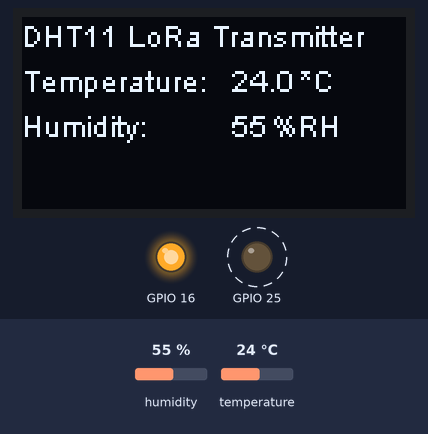
Recording of a sketch running on a simulated ESP32. On the bench: 128×64 one-colour display, output pins drawn as LEDs (lit = HIGH). Dashed ring = blinking. The inputs (shaded band) are chosen by the test bench; at power-on: humidity 55 %, temperature 24 °C. No radio packets arrive unless stated; what the sketch prints to the serial monitor is not drawn.

Above: at 3.3 s.
3.4 s: humidity set to 22 %
At 5.5 s:
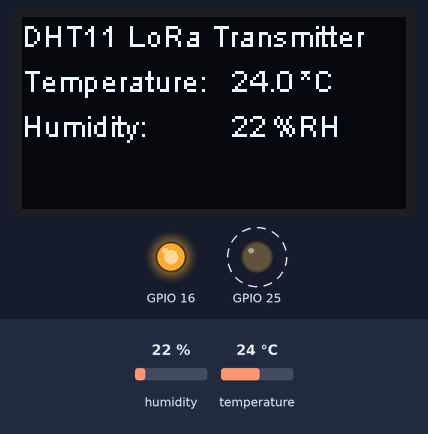
9.5 s: temperature set to 12 °C
At 11.2 s:
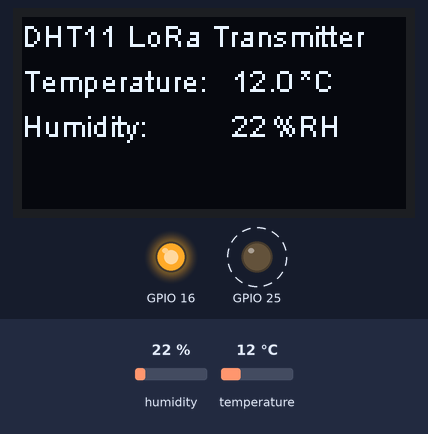
12.3 s: humidity set to 40 %
At 13.9 s:
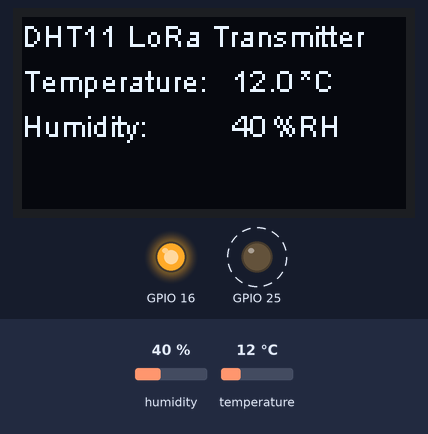
15.1 s: temperature set to 19 °C
Timing chart, 0 to 19.3 s (numbered marks = the images above; inputs shaded):
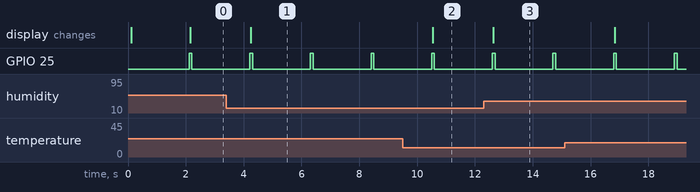

The sketch:

Heltec_LoRa32_Transmit.ino
```cpp
/*
 * File: Heltec_LoRa32_Transmit.ino
 *
 * based on Library examples
 * needs: https://github.com/ThingPulse/esp8266-oled-ssd1306
 * Claus Kühnel 2020-04-06 info@ckuehnel.ch
 */
#include <Arduino.h>
#include <SPI.h>
#include <LoRa.h>
#include "SSD1306.h"

SSD1306  display(0x3c, 4, 15);

#include "DHT.h"
#define DHTPIN 21          // Hier die Pin Nummer eintragen wo der Sensor angeschlossen ist
#define DHTTYPE DHT11

DHT dht(DHTPIN, DHTTYPE);

#define SS      18
#define RST     14
#define DI0     26
#define BAND    868300000

#define DEBUG 1

void setup()
{
  pinMode(25,OUTPUT);
  pinMode(16,OUTPUT);
  digitalWrite(16, LOW);
  delay(50);
  digitalWrite(16, HIGH);

  Serial.begin(115200);
  while (!Serial);
  Serial.println("DHT11 LoRa Transmitter");
  dht.begin();
  display.init();
  display.flipScreenVertically();
  display.setFont(ArialMT_Plain_10);
  display.setTextAlignment(TEXT_ALIGN_LEFT);

  display.drawString(0, 0,"DHT11 LoRa Transmitter");
  display.display();

  SPI.begin(5,19,27,18);
  LoRa.setPins(SS,RST,DI0);
  Serial.println("LoRa Transmitter");
  if (!LoRa.begin(BAND))
  {
    Serial.println("Starting LoRa failed!");
    while (1);
  }
  Serial.println("LoRa Initial OK!");
  display.drawString(0, 15,"LoRa Initializing OK!");
  display.display();
  delay(2000);
}

void loop()
{
   digitalWrite(25, HIGH);
  // Read DHT11
    float h = dht.readHumidity();
    float t = dht.readTemperature();
    if (isnan(h) || isnan(t))
    {
      Serial.println("DHT11 Read Error");
      return;
    }
    if (DEBUG)
    {
      Serial.print("Temperature: ");
      Serial.print(t,1); Serial.print(" *C\t");
      Serial.print("Humidity: ");
      Serial.print(h,0); Serial.print(" %RH\t");
    }
    display.clear();
    display.drawString(0, 0, "DHT11 LoRa Transmitter");
    display.drawString(0, 15, "Temperature: ");
    display.drawString(70, 15, String(t,1));
    display.drawString(90, 15, " *C");
    display.drawString(0, 30, "Humidity: ");
    display.drawString(70, 30, String(h,0));
    display.drawString(80, 30, " %RH");
    display.display();
    Serial.print("TX: "); Serial.print(t, 1);
    Serial.print(","); Serial.print(h,0);
    Serial.println();

    LoRa.beginPacket();
    LoRa.print(t, 1);
    LoRa.print(",");
    LoRa.print(h,0);
    LoRa.print('\0');
    LoRa.endPacket();
    digitalWrite(25, LOW);
    delay(2000);  // change this to your measuring rate
}
```

Measured:
- after the input at 3.4 s, the display: changes after 0.85 s (image 1)
- after the input at 9.5 s, the display: changes after 1.0 s (image 2)
- after the input at 12.3 s, the display: changes after 0.34 s (image 3)
- by itself, GPIO 25: alternates HIGH for 0.10 s and LOW for 2.0 s
